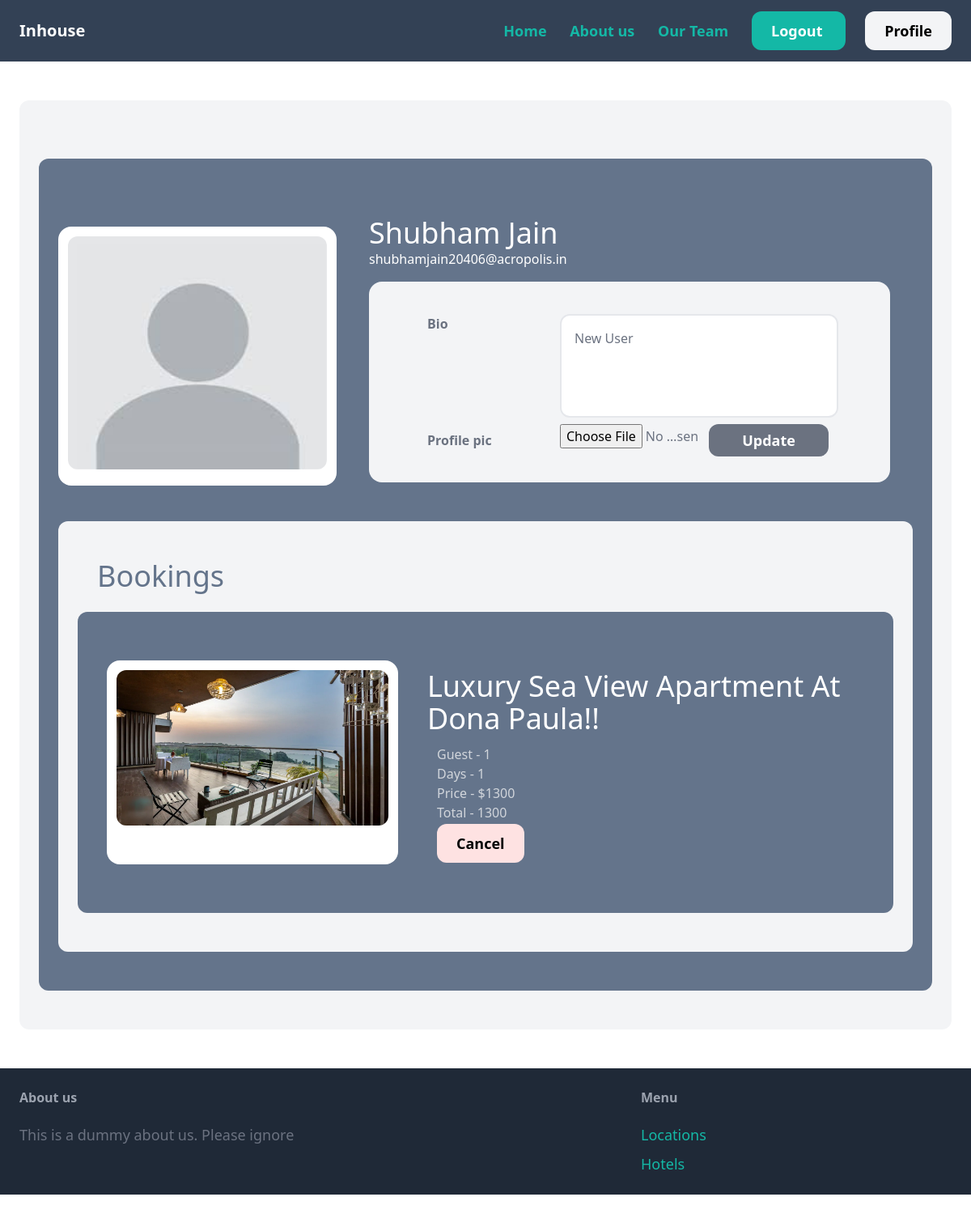
The page /profile/ (signed in) on the database its author committed.
### core/models.py (models this page shows)
class UserProfile(models.Model):
    user = models.ForeignKey(User, on_delete=models.CASCADE)
    description = models.TextField()
    image = models.ImageField( blank=True, null=True)

### hotel/models.py (models this page shows, shortened)
class Booking(models.Model):
    user = models.ForeignKey(User, on_delete=models.CASCADE)
    hotel = models.ForeignKey(Hotel, on_delete=models.CASCADE)
    guest = models.IntegerField(default=1)
    days = models.IntegerField(default=1)
    total = models.BigIntegerField(default=0)

class Hotel(models.Model):
    location = models.ForeignKey(Location, on_delete=models.CASCADE)
    name = models.CharField(max_length=50)
    index = models.CharField(max_length=3)
    description = models.TextField()
    short_description = models.CharField(max_length=50, blank=True, null=True)
    host_description = models.CharField(max_length=50, blank=True, null=True)
    long_description = models.TextField(null=True)
    image = models.ImageField(upload_to="hotel_images", blank=True, null=True)
    price = models.IntegerField()

### core/views.py (the view, shortened to what this page needs)
# urls.py: path('profile/', profile, name='profile'),
def profile(request):
    if not request.user.is_authenticated:
        return redirect('index')
    profile = UserProfile.objects.get(user=request.user)
    bookings = Booking.objects.filter(user=request.user)
    reviews = Reviews.objects.filter(user=request.user)
    context = {
        "user": request.user,
        "profile": profile,
        "bookings": bookings,
        "reviews": reviews
    }
    return render(request, "core/profile.html", context=context)

### core/templates/core/profile.html (shortened to what this page needs)
{% extends 'core/base.html' %}
{% block content %}
<div class="mt-6 px-6 py-12 bg-gray-100 rounded-xl">
  <div class="mt-6 px-6 py-12 bg-slate-500  rounded-xl">
      <div class="grid grid-cols-3 gap-3">
          <div class="bg-white p-3 rounded-2xl w-full mt-9" style="height: 20rem;">
            {% if profile.image %}
                <img src="{{ profile.image.url }}" class="rounded-xl w-96 h-72">
            {% else %}
            <img src="/media/profile_default.png" class="rounded-xl w-96 h-72">
            {% endif %}
          </div>
          <div class="p-6 text-white col-span-2">
              <h1 class="h1 mx-1 text-white text-4xl">{{user.username|title}}</h1>
              <div class="mx-1 h3">{{user.email}}</div>
              <form class="mx-1 mt-4 text-gray-500 " method="post" enctype="multipart/form-data" action="/profile">
                <div class="bg-gray-100 py-8 px-16 rounded-2xl">
                  <div class="">
                    <div class=" grid grid-cols-3 flex-fill">
                      <label class="font-semibold text-gray-500 p-2 rounded-2xl" for="bio">Bio</label>
                      <textarea name="bio" id="bio" class="rounded-xl p-4 my-2 border-2 col-span-2 h-32" style="resize: none;">{{profile.description}}</textarea>
                    </div>
                    <div class=" grid grid-cols-3 flex-fill">
                      <label class="font-semibold text-gray-500 p-2 rounded-2xl" for="profile">Profile pic</label>
                      <input type="file" id="grade_csv" name="name" />
                      <button type='submit' class="mx-3 px-4 text-lg font-semibold bg-gray-500 text-white rounded-xl hover:bg-gray-700"> Update </button>
                    </div>
                  </div>
                </div>
              </form>
          </div>
        </div>
        <div class="mt-6 px-6 py-12 bg-gray-100 rounded-xl">
          <h1 class="h1 px-6 text-slate-500 text-4xl">Bookings</h1>
          {% for booking in bookings %}
          <div class="mt-6 px-6 py-12 bg-slate-500 rounded-xl">
              <div class="grid grid-cols-5">
                <div class="bg-white p-3 m-3 rounded-2xl col-span-2">
                    <img src="/media/hotels/{{booking.hotel.location.name|lower}}/house{{booking.hotel.index}}.png" class="rounded-xl w-full h-48">
                </div>
                <div class="p-3 m-3 rounded-2xl col-span-3">
                  <h1 class="h1 text-white text-4xl">{{booking.hotel.name}}</h1>
                    <ul class="text-gray-300 m-3">
                      <li>Guest - {{booking.guest}}</li>
                      <li>Days - {{booking.days}}</li>
                      <li>Price - ${{booking.hotel.price}}</li>
                      <li>Total - {{booking.total}}</li>
                    </ul>
                    <a href='/cancel/{{booking.id}}' class="px-6 m-3 py-3 text-lg font-semibold bg-red-100 text-black rounded-xl hover:bg-red-300"> Cancel </a>
                </div>
              </div>
            </div>
          {% endfor %}
        </div>
  </div>
</div>
{% endblock%}

### core/templates/core/base.html (shortened to what this page needs)
{% load static %}
<!DOCTYPE html>
<html>
    <head>
        <script src="https://cdn.tailwindcss.com"></script>
    </head>
    <body style="overflow-x: hidden;">
        <nav class="py-6 px-6 flex justify-between items-center bg-slate-700 sticky top-0" id="top_nav">
            <a href="/" class="text-white text-xl font-semibold"> Inhouse </a>
            <div class="space-x-6">
                <a href="/" class="text-teal-500 font-semibold text-lg hover:text-teal-700"> Home </a>
                <a href="/about" class="text-teal-500 font-semibold text-lg hover:text-teal-700"> About us </a>
                <a href="/team" class="text-teal-500 font-semibold text-lg hover:text-teal-700"> Our Team </a>
                {% if request.user.is_authenticated %}
                    <a href='/logout' class="px-6 py-3 text-lg font-semibold bg-teal-500 text-white rounded-xl hover:bg-teal-700"> Logout </a>
                    <a href='/profile' class="px-6 py-3 text-lg font-semibold bg-gray-100 text-black rounded-xl hover:bg-gray-300"> Profile </a>
                {% else %}
                    <a href='/login' class="px-6 py-3 text-lg font-semibold bg-teal-500 text-white rounded-xl hover:bg-teal-700"> Login </a>
                    <a href='/register' class="px-6 py-3 text-lg font-semibold bg-gray-100 text-black rounded-xl hover:bg-gray-300"> Register </a>
                {% endif %}
            </div>
        </nav>
        <div class="px-6 py-6">
            {% block content %}
            {% endblock %}
        </div>
        <footer class="py-6 px-6 flex justify-between bg-gray-800 my-6 w-full">
            <div class="w-2/3 pr-10">
                <h3 class="mb-5 font-semibold text-gray-400">About us</h3>
                <p class="text-lg text-gray-500">This is a dummy about us. Please ignore</p>
            </div>
            <div class="w-1/3">
                <h3 class="mb-5 font-semibold text-gray-400">Menu</h3>
                <ul class="space-y-2">
                    <li><a href="#" class="text-lg text-teal-500 hover:text-teal-:700">Locations</a></li>
                    <li><a href="#" class="text-lg text-teal-500 hover:text-teal-:700">Hotels</a></li>
                </ul>
            </div>
        </footer>
    </body>
</html>

### rows shown on the page
UserProfile: bio "New User"
Booking: hotel.name "Luxury Sea View Apartment At Dona Paula!!", guest "1", days "1", hotel.price "1300", total "1300"

### other values the page prints
{{ user.username|title }} "Shubham Jain"
{{ user.email }} "shubhamjain20406@acropolis.in"
